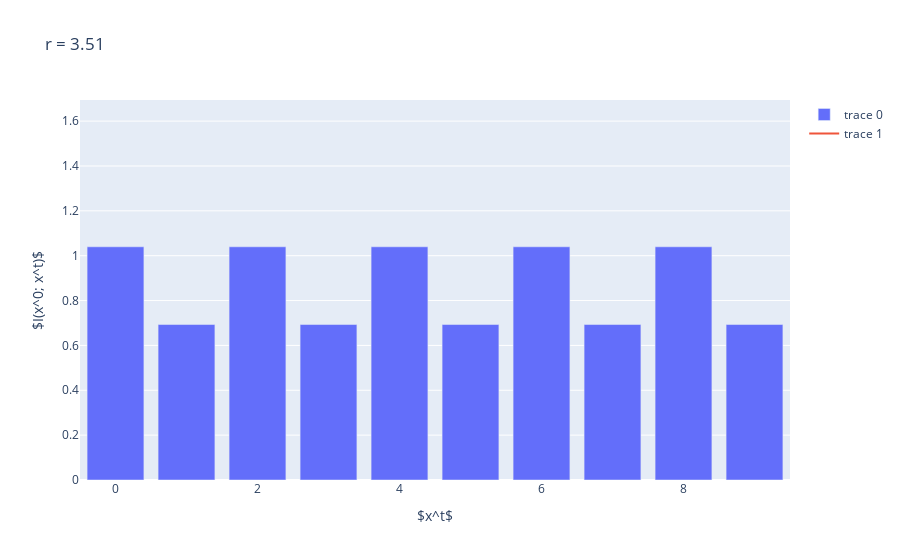

Source (notebook cell):
### Code cell


### Figure 1 — Plotly figure (JSON) as saved in the notebook; plotly's stock layout.template omitted (floating-point values rounded to 4 significant figures)
{"data": [{"type": "bar", "x": [0, 1, 2, 3, 4, 5, 6, 7, 8, 9], "y": [1.04, 0.6931, 1.04, 0.6931, 1.04, 0.6931, 1.04, 0.6931, 1.04, 0.6931]}, {"mode": "lines", "type": "scatter", "x": [1, 1, 1, 1, 1, 1, 1, 1, 1, 1], "y": [1.609, 1.609, 1.609, 1.609, 1.609, 1.609, 1.609, 1.609, 1.609, 1.609]}], "layout": {"autosize": true, "title": {"text": "r = 3.51"}, "xaxis": {"autorange": true, "range": [-0.5, 9.5], "title": {"text": "$x^t$"}, "type": "linear"}, "yaxis": {"autorange": true, "range": [0, 1.694], "title": {"text": "$I(x^0; x^t)$"}, "type": "linear"}}}
